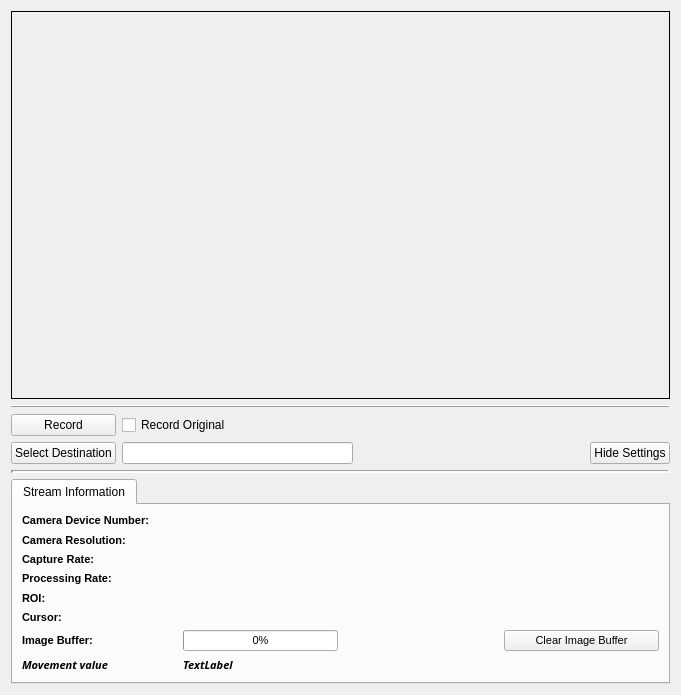
<?xml version="1.0" encoding="UTF-8"?>
<ui version="4.0">
 <class>CameraView</class>
 <widget class="QWidget" name="CameraView">
  <property name="geometry">
   <rect>
    <x>0</x>
    <y>0</y>
    <width>681</width>
    <height>695</height>
   </rect>
  </property>
  <property name="sizePolicy">
   <sizepolicy hsizetype="Minimum" vsizetype="Minimum">
    <horstretch>0</horstretch>
    <verstretch>0</verstretch>
   </sizepolicy>
  </property>
  <property name="windowTitle">
   <string>Form</string>
  </property>
  <layout class="QVBoxLayout" name="verticalLayout" stretch="0,0,0,0,0">
   <item>
    <layout class="QHBoxLayout" name="frameLayout">
     <item>
      <widget class="FrameLabel" name="frameLabel">
       <property name="enabled">
        <bool>true</bool>
       </property>
       <property name="sizePolicy">
        <sizepolicy hsizetype="Ignored" vsizetype="Ignored">
         <horstretch>0</horstretch>
         <verstretch>0</verstretch>
        </sizepolicy>
       </property>
       <property name="mouseTracking">
        <bool>true</bool>
       </property>
       <property name="autoFillBackground">
        <bool>true</bool>
       </property>
       <property name="frameShape">
        <enum>QFrame::Box</enum>
       </property>
       <property name="alignment">
        <set>Qt::AlignCenter</set>
       </property>
      </widget>
     </item>
    </layout>
   </item>
   <item>
    <widget class="Line" name="line_2">
     <property name="frameShadow">
      <enum>QFrame::Raised</enum>
     </property>
     <property name="orientation">
      <enum>Qt::Horizontal</enum>
     </property>
    </widget>
   </item>
   <item>
    <layout class="QGridLayout" name="gridLayout_2">
     <item row="0" column="0">
      <widget class="QPushButton" name="recordButton">
       <property name="text">
        <string>Record</string>
       </property>
      </widget>
     </item>
     <item row="1" column="1">
      <widget class="QLineEdit" name="recordPathEdit"/>
     </item>
     <item row="0" column="1">
      <widget class="QCheckBox" name="recordOriginalCheckbox">
       <property name="text">
        <string>Record Original</string>
       </property>
      </widget>
     </item>
     <item row="1" column="0">
      <widget class="QPushButton" name="recordPathButton">
       <property name="text">
        <string>Select Destination</string>
       </property>
      </widget>
     </item>
     <item row="0" column="2">
      <spacer name="horizontalSpacer_4">
       <property name="orientation">
        <enum>Qt::Horizontal</enum>
       </property>
       <property name="sizeHint" stdset="0">
        <size>
         <width>40</width>
         <height>20</height>
        </size>
       </property>
      </spacer>
     </item>
     <item row="1" column="3">
      <widget class="QPushButton" name="hideSettingsButton">
       <property name="text">
        <string>Hide Settings</string>
       </property>
      </widget>
     </item>
    </layout>
   </item>
   <item>
    <widget class="Line" name="line">
     <property name="sizePolicy">
      <sizepolicy hsizetype="Preferred" vsizetype="Fixed">
       <horstretch>0</horstretch>
       <verstretch>0</verstretch>
      </sizepolicy>
     </property>
     <property name="frameShadow">
      <enum>QFrame::Sunken</enum>
     </property>
     <property name="lineWidth">
      <number>3</number>
     </property>
     <property name="midLineWidth">
      <number>0</number>
     </property>
     <property name="orientation">
      <enum>Qt::Horizontal</enum>
     </property>
    </widget>
   </item>
   <item>
    <widget class="QTabWidget" name="tabWidget">
     <property name="sizePolicy">
      <sizepolicy hsizetype="Expanding" vsizetype="Maximum">
       <horstretch>0</horstretch>
       <verstretch>0</verstretch>
      </sizepolicy>
     </property>
     <property name="minimumSize">
      <size>
       <width>0</width>
       <height>0</height>
      </size>
     </property>
     <property name="currentIndex">
      <number>0</number>
     </property>
     <widget class="QWidget" name="InfoTab">
      <property name="sizePolicy">
       <sizepolicy hsizetype="Minimum" vsizetype="Maximum">
        <horstretch>0</horstretch>
        <verstretch>0</verstretch>
       </sizepolicy>
      </property>
      <property name="minimumSize">
       <size>
        <width>0</width>
        <height>0</height>
       </size>
      </property>
      <attribute name="title">
       <string>Stream Information</string>
      </attribute>
      <layout class="QGridLayout" name="gridLayout">
       <item row="1" column="2">
        <widget class="QLabel" name="deviceNumberLabel">
         <property name="sizePolicy">
          <sizepolicy hsizetype="MinimumExpanding" vsizetype="MinimumExpanding">
           <horstretch>0</horstretch>
           <verstretch>0</verstretch>
          </sizepolicy>
         </property>
         <property name="font">
          <font>
           <pointsize>8</pointsize>
          </font>
         </property>
         <property name="alignment">
          <set>Qt::AlignLeading|Qt::AlignLeft|Qt::AlignVCenter</set>
         </property>
        </widget>
       </item>
       <item row="2" column="2">
        <widget class="QLabel" name="cameraResolutionLabel">
         <property name="sizePolicy">
          <sizepolicy hsizetype="MinimumExpanding" vsizetype="MinimumExpanding">
           <horstretch>0</horstretch>
           <verstretch>0</verstretch>
          </sizepolicy>
         </property>
         <property name="font">
          <font>
           <pointsize>8</pointsize>
          </font>
         </property>
         <property name="alignment">
          <set>Qt::AlignLeading|Qt::AlignLeft|Qt::AlignVCenter</set>
         </property>
        </widget>
       </item>
       <item row="7" column="4">
        <layout class="QHBoxLayout" name="horizontalLayout">
         <item>
          <widget class="QPushButton" name="clearImageBufferButton">
           <property name="sizePolicy">
            <sizepolicy hsizetype="MinimumExpanding" vsizetype="MinimumExpanding">
             <horstretch>0</horstretch>
             <verstretch>0</verstretch>
            </sizepolicy>
           </property>
           <property name="font">
            <font>
             <pointsize>8</pointsize>
            </font>
           </property>
           <property name="text">
            <string>Clear Image Buffer</string>
           </property>
          </widget>
         </item>
        </layout>
       </item>
       <item row="3" column="3">
        <widget class="QLabel" name="nFramesCapturedLabel">
         <property name="sizePolicy">
          <sizepolicy hsizetype="MinimumExpanding" vsizetype="MinimumExpanding">
           <horstretch>0</horstretch>
           <verstretch>0</verstretch>
          </sizepolicy>
         </property>
         <property name="font">
          <font>
           <pointsize>8</pointsize>
          </font>
         </property>
         <property name="text">
          <string/>
         </property>
         <property name="alignment">
          <set>Qt::AlignCenter</set>
         </property>
        </widget>
       </item>
       <item row="7" column="1">
        <widget class="QLabel" name="label_25">
         <property name="sizePolicy">
          <sizepolicy hsizetype="MinimumExpanding" vsizetype="MinimumExpanding">
           <horstretch>0</horstretch>
           <verstretch>0</verstretch>
          </sizepolicy>
         </property>
         <property name="font">
          <font>
           <pointsize>8</pointsize>
           <weight>75</weight>
           <bold>true</bold>
          </font>
         </property>
         <property name="text">
          <string>Image Buffer:</string>
         </property>
         <property name="alignment">
          <set>Qt::AlignLeading|Qt::AlignLeft|Qt::AlignVCenter</set>
         </property>
        </widget>
       </item>
       <item row="6" column="2">
        <widget class="QLabel" name="mouseCursorPosLabel">
         <property name="sizePolicy">
          <sizepolicy hsizetype="MinimumExpanding" vsizetype="MinimumExpanding">
           <horstretch>0</horstretch>
           <verstretch>0</verstretch>
          </sizepolicy>
         </property>
         <property name="font">
          <font>
           <pointsize>8</pointsize>
          </font>
         </property>
         <property name="text">
          <string/>
         </property>
        </widget>
       </item>
       <item row="6" column="1">
        <widget class="QLabel" name="label_22">
         <property name="sizePolicy">
          <sizepolicy hsizetype="MinimumExpanding" vsizetype="MinimumExpanding">
           <horstretch>0</horstretch>
           <verstretch>0</verstretch>
          </sizepolicy>
         </property>
         <property name="font">
          <font>
           <pointsize>8</pointsize>
           <weight>75</weight>
           <bold>true</bold>
          </font>
         </property>
         <property name="text">
          <string>Cursor:</string>
         </property>
        </widget>
       </item>
       <item row="4" column="3">
        <widget class="QLabel" name="nFramesProcessedLabel">
         <property name="sizePolicy">
          <sizepolicy hsizetype="MinimumExpanding" vsizetype="MinimumExpanding">
           <horstretch>0</horstretch>
           <verstretch>0</verstretch>
          </sizepolicy>
         </property>
         <property name="font">
          <font>
           <pointsize>8</pointsize>
          </font>
         </property>
         <property name="text">
          <string/>
         </property>
         <property name="alignment">
          <set>Qt::AlignCenter</set>
         </property>
        </widget>
       </item>
       <item row="2" column="1">
        <widget class="QLabel" name="label_26">
         <property name="sizePolicy">
          <sizepolicy hsizetype="MinimumExpanding" vsizetype="MinimumExpanding">
           <horstretch>0</horstretch>
           <verstretch>0</verstretch>
          </sizepolicy>
         </property>
         <property name="font">
          <font>
           <pointsize>8</pointsize>
           <weight>75</weight>
           <bold>true</bold>
          </font>
         </property>
         <property name="text">
          <string>Camera Resolution:</string>
         </property>
         <property name="alignment">
          <set>Qt::AlignLeading|Qt::AlignLeft|Qt::AlignVCenter</set>
         </property>
        </widget>
       </item>
       <item row="7" column="2">
        <widget class="QProgressBar" name="imageBufferBar">
         <property name="sizePolicy">
          <sizepolicy hsizetype="MinimumExpanding" vsizetype="MinimumExpanding">
           <horstretch>0</horstretch>
           <verstretch>0</verstretch>
          </sizepolicy>
         </property>
         <property name="font">
          <font>
           <pointsize>8</pointsize>
          </font>
         </property>
         <property name="value">
          <number>0</number>
         </property>
        </widget>
       </item>
       <item row="1" column="1">
        <widget class="QLabel" name="label_24">
         <property name="sizePolicy">
          <sizepolicy hsizetype="MinimumExpanding" vsizetype="MinimumExpanding">
           <horstretch>0</horstretch>
           <verstretch>0</verstretch>
          </sizepolicy>
         </property>
         <property name="font">
          <font>
           <pointsize>8</pointsize>
           <weight>75</weight>
           <bold>true</bold>
          </font>
         </property>
         <property name="text">
          <string>Camera Device Number:</string>
         </property>
         <property name="alignment">
          <set>Qt::AlignLeading|Qt::AlignLeft|Qt::AlignVCenter</set>
         </property>
        </widget>
       </item>
       <item row="3" column="2">
        <widget class="QLabel" name="captureRateLabel">
         <property name="enabled">
          <bool>true</bool>
         </property>
         <property name="sizePolicy">
          <sizepolicy hsizetype="MinimumExpanding" vsizetype="MinimumExpanding">
           <horstretch>0</horstretch>
           <verstretch>0</verstretch>
          </sizepolicy>
         </property>
         <property name="font">
          <font>
           <pointsize>8</pointsize>
          </font>
         </property>
         <property name="text">
          <string/>
         </property>
        </widget>
       </item>
       <item row="4" column="1">
        <widget class="QLabel" name="label_23">
         <property name="sizePolicy">
          <sizepolicy hsizetype="MinimumExpanding" vsizetype="MinimumExpanding">
           <horstretch>0</horstretch>
           <verstretch>0</verstretch>
          </sizepolicy>
         </property>
         <property name="font">
          <font>
           <pointsize>8</pointsize>
           <weight>75</weight>
           <bold>true</bold>
          </font>
         </property>
         <property name="text">
          <string>Processing Rate:</string>
         </property>
        </widget>
       </item>
       <item row="5" column="2">
        <widget class="QLabel" name="roiLabel">
         <property name="sizePolicy">
          <sizepolicy hsizetype="MinimumExpanding" vsizetype="MinimumExpanding">
           <horstretch>0</horstretch>
           <verstretch>0</verstretch>
          </sizepolicy>
         </property>
         <property name="font">
          <font>
           <pointsize>8</pointsize>
          </font>
         </property>
         <property name="text">
          <string/>
         </property>
        </widget>
       </item>
       <item row="7" column="3">
        <widget class="QLabel" name="imageBufferLabel">
         <property name="sizePolicy">
          <sizepolicy hsizetype="MinimumExpanding" vsizetype="MinimumExpanding">
           <horstretch>0</horstretch>
           <verstretch>0</verstretch>
          </sizepolicy>
         </property>
         <property name="font">
          <font>
           <pointsize>8</pointsize>
          </font>
         </property>
         <property name="text">
          <string/>
         </property>
         <property name="alignment">
          <set>Qt::AlignCenter</set>
         </property>
        </widget>
       </item>
       <item row="3" column="1">
        <widget class="QLabel" name="label_27">
         <property name="sizePolicy">
          <sizepolicy hsizetype="MinimumExpanding" vsizetype="MinimumExpanding">
           <horstretch>0</horstretch>
           <verstretch>0</verstretch>
          </sizepolicy>
         </property>
         <property name="font">
          <font>
           <pointsize>8</pointsize>
           <weight>75</weight>
           <bold>true</bold>
          </font>
         </property>
         <property name="text">
          <string>Capture Rate:</string>
         </property>
         <property name="alignment">
          <set>Qt::AlignLeading|Qt::AlignLeft|Qt::AlignVCenter</set>
         </property>
        </widget>
       </item>
       <item row="4" column="2">
        <widget class="QLabel" name="processingRateLabel">
         <property name="sizePolicy">
          <sizepolicy hsizetype="MinimumExpanding" vsizetype="MinimumExpanding">
           <horstretch>0</horstretch>
           <verstretch>0</verstretch>
          </sizepolicy>
         </property>
         <property name="font">
          <font>
           <pointsize>8</pointsize>
          </font>
         </property>
         <property name="text">
          <string/>
         </property>
        </widget>
       </item>
       <item row="5" column="1">
        <widget class="QLabel" name="label_28">
         <property name="sizePolicy">
          <sizepolicy hsizetype="MinimumExpanding" vsizetype="MinimumExpanding">
           <horstretch>0</horstretch>
           <verstretch>0</verstretch>
          </sizepolicy>
         </property>
         <property name="font">
          <font>
           <pointsize>8</pointsize>
           <weight>75</weight>
           <bold>true</bold>
          </font>
         </property>
         <property name="text">
          <string>ROI:</string>
         </property>
        </widget>
       </item>
       <item row="8" column="1">
        <widget class="QLabel" name="label">
         <property name="font">
          <font>
           <family>Adobe Courier</family>
           <pointsize>8</pointsize>
           <weight>75</weight>
           <italic>true</italic>
           <bold>true</bold>
          </font>
         </property>
         <property name="text">
          <string>Movement value</string>
         </property>
        </widget>
       </item>
       <item row="8" column="2">
        <widget class="QLabel" name="movementLabel">
         <property name="font">
          <font>
           <family>Adobe Courier</family>
           <pointsize>8</pointsize>
           <weight>75</weight>
           <italic>true</italic>
           <bold>true</bold>
          </font>
         </property>
         <property name="text">
          <string>TextLabel</string>
         </property>
        </widget>
       </item>
      </layout>
     </widget>
    </widget>
   </item>
  </layout>
 </widget>
 <customwidgets>
  <customwidget>
   <class>FrameLabel</class>
   <extends>QLabel</extends>
   <header>FrameLabel.h</header>
  </customwidget>
 </customwidgets>
 <resources/>
 <connections/>
</ui>
